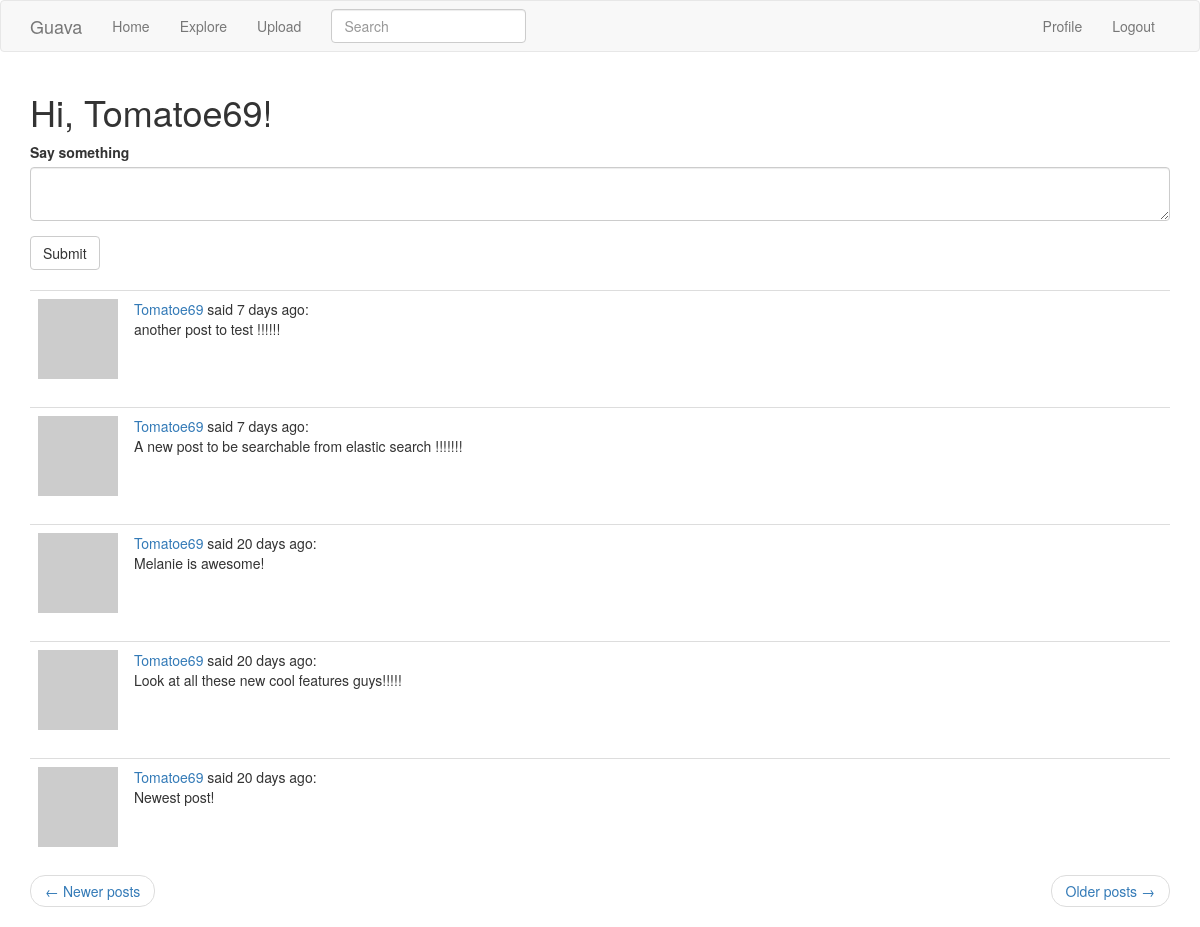
Screenshot of /index?page=2 (signed in) with the database file from the repository.
### notapp/models.py (models this page shows, shortened)
class User(UserMixin, db.Model):
    id = db.Column(db.Integer, primary_key=True)
    username = db.Column(db.String(64), index=True, unique=True)
    email = db.Column(db.String(120), index=True, unique=True)
    password_hash = db.Column(db.String(128))
    posts = db.relationship('Post', backref='author', lazy='dynamic')
    gps = db.relationship('FileContents', backref='author', lazy='dynamic')
    about_me = db.Column(db.String(140))
    last_seen = db.Column(db.DateTime, default=datetime.utcnow)
    searchable = ['username']
    def avatar(self, size):
        digest = md5(self.email.lower().encode('utf-8')).hexdigest()
        return 'https://www.gravatar.com/avatar/{}?d=identicon&s={}'.format(
            digest, size)
    followed = db.relationship(
        'User', secondary=followers,
        primaryjoin=(followers.c.follower_id == id),
        secondaryjoin=(followers.c.followed_id == id),
        backref=db.backref('followers', lazy='dynamic'), lazy='dynamic')
    def followed_posts(self):
        followed = Post.query.join(
            followers, (followers.c.followed_id == Post.user_id)).filter(
                followers.c.follower_id == self.id)
        own = Post.query.filter_by(user_id=self.id)
        return followed.union(own).order_by(Post.timestamp.desc())

class SearchableMixin(object):
    @classmethod
    def before_commit(cls, session):
        session._changes = {
            'add': list(session.new),
            'update': list(session.dirty),
            'delete': list(session.deleted)
        }
    @classmethod
    def after_commit(cls, session):
        for obj in session._changes['add']:
            if isinstance(obj, SearchableMixin):
                add_to_index(obj.__tablename__, obj)
        for obj in session._changes['update']:
            if isinstance(obj, SearchableMixin):
                add_to_index(obj.__tablename__, obj)
        for obj in session._changes['delete']:
            if isinstance(obj, SearchableMixin):
                remove_from_index(obj.__tablename__, obj)
        session._changes = None

class Post(SearchableMixin, db.Model):
    __searchable__ = ['body']
    id = db.Column(db.Integer, primary_key=True)
    body = db.Column(db.String(140))
    timestamp = db.Column(db.DateTime, index=True, default=datetime.utcnow)
    user_id = db.Column(db.Integer, db.ForeignKey('user.id'))

### notapp/routes.py (the view)
@app.route('/', methods=['GET', 'POST'])
@app.route('/index', methods=['GET', 'POST'])
@login_required
def index():
    form = PostForm()
    if form.validate_on_submit():
        post = Post(body=form.post.data, author=current_user)
        db.session.add(post)
        db.session.commit()
        flash('Your post is now live!')
        return redirect(url_for('index'))
    page = request.args.get('page', 1, type=int)
    posts = current_user.followed_posts().paginate(
        page, app.config['POSTS_PER_PAGE'], False)
    next_url = url_for('index', page=posts.next_num) \
        if posts.has_next else None
    prev_url = url_for('index', page=posts.prev_num) \
        if posts.has_prev else None
    return render_template('index.html', title='Home', form=form,
                           posts=posts.items, next_url=next_url,
                           prev_url=prev_url)

### notapp/forms.py
class SearchForm(FlaskForm):
    q = StringField(('Search'), validators=[DataRequired()])
    def __init__(self, *args, **kwargs):
        if 'formdata' not in kwargs:
            kwargs['formdata'] = request.args
        if 'csrf_enabled' not in kwargs:
            kwargs['csrf_enabled'] = False
        super(SearchForm, self).__init__(*args, **kwargs)

class PostForm(FlaskForm):
    post = TextAreaField('Say something', validators=[
        DataRequired(), Length(min=1, max=140)])
    submit = SubmitField('Submit')

### notapp/models.py (called while the page is built)
@login.user_loader
def load_user(id):
    return User.query.get(int(id))

### notapp/routes.py (called while the page is built)
@app.before_request
def before_request():
    if current_user.is_authenticated:
        current_user.last_seen = datetime.utcnow()
        db.session.commit()
        g.search_form = SearchForm()

### notapp/templates/index.html
{% extends "base.html" %}
{% import 'bootstrap/wtf.html' as wtf %}
{% block app_content %}
<h1>Hi, {{ current_user.username }}!</h1>
{% if form %}
{{ wtf.quick_form(form) }}
<br>
{% endif %}
{% for post in posts %}
{% include '_post.html' %}
{% endfor %}
<nav aria-label="...">
    <ul class="pager">
        <li class="previous{% if not prev_url %} disabled{% endif %}">
            <a href="{{ prev_url or '#' }}">
                <span aria-hidden="true">&larr;</span> Newer posts
            </a>
        </li>
        <li class="next{% if not next_url %} disabled{% endif %}">
            <a href="{{ next_url or '#' }}">
                Older posts <span aria-hidden="true">&rarr;</span>
            </a>
        </li>
    </ul>
</nav>
{% endblock %}

### notapp/templates/_post.html
<table class="table table-hover">
    <tr>
        <td width="70px">
            <a href="{{ url_for('user', username=post.author.username) }}">
                <img src="{{ post.author.avatar(70) }}" />
            </a>
        </td>
        <td>
            <a href="{{ url_for('user', username=post.author.username) }}">
                {{ post.author.username }}
            </a>
            said {{ moment(post.timestamp).fromNow() }}:
            <br>
            {{ post.body }}
        </td>
    </tr>
</table>

### rows the page displays
User: username "Tomatoe69"
Post: author.username "Tomatoe69", timestamp "7 days ago", body "another post to test !!!!!!"
Post: author.username "Tomatoe69", timestamp "7 days ago", body "A new post to be searchable from elastic search !!!!!!!"
Post: author.username "Tomatoe69", timestamp "20 days ago", body "Melanie is awesome!"
Post: author.username "Tomatoe69", timestamp "20 days ago", body "Look at all these new cool features guys!!!!!"
Post: author.username "Tomatoe69", timestamp "20 days ago", body "Newest post!"
